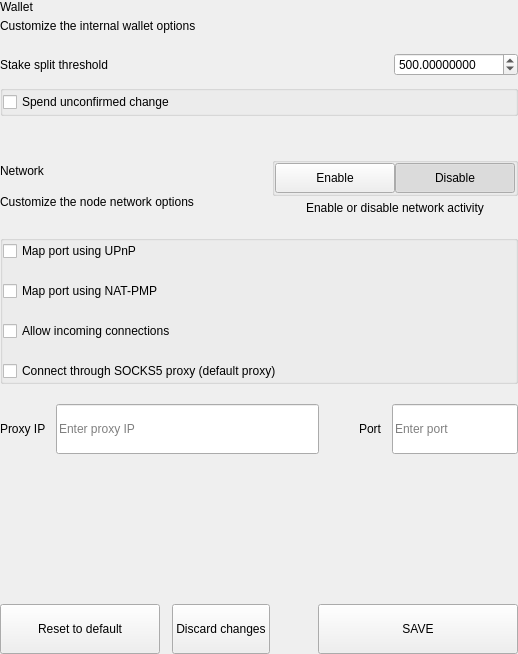
<?xml version="1.0" encoding="UTF-8"?>
<ui version="4.0">
 <class>SettingsWalletOptionsWidget</class>
 <widget class="QWidget" name="SettingsWalletOptionsWidget">
  <property name="geometry">
   <rect>
    <x>0</x>
    <y>0</y>
    <width>518</width>
    <height>654</height>
   </rect>
  </property>
  <property name="windowTitle">
   <string notr="true">N/A</string>
  </property>
  <layout class="QVBoxLayout" name="verticalLayout">
   <property name="spacing">
    <number>0</number>
   </property>
   <property name="leftMargin">
    <number>0</number>
   </property>
   <property name="topMargin">
    <number>0</number>
   </property>
   <property name="rightMargin">
    <number>0</number>
   </property>
   <property name="bottomMargin">
    <number>0</number>
   </property>
   <item>
    <widget class="QWidget" name="left" native="true">
     <layout class="QVBoxLayout" name="verticalLayout_1">
      <property name="leftMargin">
       <number>0</number>
      </property>
      <property name="topMargin">
       <number>0</number>
      </property>
      <property name="rightMargin">
       <number>0</number>
      </property>
      <property name="bottomMargin">
       <number>0</number>
      </property>
      <item>
       <layout class="QVBoxLayout" name="verticalLayout_2">
        <property name="spacing">
         <number>0</number>
        </property>
        <item>
         <layout class="QHBoxLayout" name="horizontalLayout">
          <property name="spacing">
           <number>0</number>
          </property>
          <item>
           <layout class="QVBoxLayout" name="verticalLayoutTitle">
            <property name="spacing">
             <number>5</number>
            </property>
            <item>
             <widget class="QLabel" name="labelTitle">
              <property name="text">
               <string>Wallet</string>
              </property>
             </widget>
            </item>
            <item>
             <widget class="QLabel" name="labelSubtitle1">
              <property name="text">
               <string>Customize the internal wallet options</string>
              </property>
              <property name="wordWrap">
               <bool>true</bool>
              </property>
             </widget>
            </item>
           </layout>
          </item>
         </layout>
        </item>
        <item>
         <spacer name="verticalSpacer">
          <property name="orientation">
           <enum>Qt::Vertical</enum>
          </property>
          <property name="sizeType">
           <enum>QSizePolicy::Fixed</enum>
          </property>
          <property name="sizeHint" stdset="0">
           <size>
            <width>20</width>
            <height>20</height>
           </size>
          </property>
         </spacer>
        </item>
        <item>
         <layout class="QHBoxLayout" name="horizontalLayout_1">
          <property name="bottomMargin">
           <number>9</number>
          </property>
          <item>
           <widget class="QLabel" name="labelTitleStake">
            <property name="text">
             <string>Stake split threshold</string>
            </property>
           </widget>
          </item>
          <item>
           <spacer name="horizontalSpacer">
            <property name="orientation">
             <enum>Qt::Horizontal</enum>
            </property>
            <property name="sizeHint" stdset="0">
             <size>
              <width>40</width>
              <height>20</height>
             </size>
            </property>
           </spacer>
          </item>
          <item>
           <widget class="QDoubleSpinBox" name="spinBoxStakeSplitThreshold">
            <property name="decimals">
             <number>8</number>
            </property>
            <property name="minimum">
             <number>0</number>
            </property>
            <property name="maximum">
             <number>999999</number>
            </property>
            <property name="value">
             <number>500</number>
            </property>
           </widget>
          </item>
         </layout>
        </item>
        <item>
         <widget class="QGroupBox" name="groupBox">
          <property name="title">
           <string/>
          </property>
          <layout class="QVBoxLayout" name="verticalLayout_3">
           <property name="spacing">
            <number>20</number>
           </property>
           <property name="leftMargin">
            <number>0</number>
           </property>
           <property name="topMargin">
            <number>0</number>
           </property>
           <property name="rightMargin">
            <number>0</number>
           </property>
           <property name="bottomMargin">
            <number>0</number>
           </property>
           <item>
            <widget class="QCheckBox" name="radioButtonSpend">
             <property name="text">
              <string>Spend unconfirmed change</string>
             </property>
            </widget>
           </item>
          </layout>
         </widget>
        </item>
        <item>
         <spacer name="verticalSpacer_1">
          <property name="orientation">
           <enum>Qt::Vertical</enum>
          </property>
          <property name="sizeType">
           <enum>QSizePolicy::Fixed</enum>
          </property>
          <property name="sizeHint" stdset="0">
           <size>
            <width>20</width>
            <height>20</height>
           </size>
          </property>
         </spacer>
        </item>
        <item>
         <widget class="QLabel" name="labelDivider">
          <property name="minimumSize">
           <size>
            <width>0</width>
            <height>1</height>
           </size>
          </property>
          <property name="maximumSize">
           <size>
            <width>16777215</width>
            <height>1</height>
           </size>
          </property>
          <property name="text">
           <string/>
          </property>
         </widget>
        </item>
        <item>
         <spacer name="verticalSpacer_2">
          <property name="orientation">
           <enum>Qt::Vertical</enum>
          </property>
          <property name="sizeType">
           <enum>QSizePolicy::Fixed</enum>
          </property>
          <property name="sizeHint" stdset="0">
           <size>
            <width>20</width>
            <height>20</height>
           </size>
          </property>
         </spacer>
        </item>
        <item>
         <layout class="QHBoxLayout" name="horizontalLayout_2">
          <property name="spacing">
           <number>0</number>
          </property>
          <item>
           <layout class="QVBoxLayout" name="verticalLayoutTitle_1">
            <property name="spacing">
             <number>5</number>
            </property>
            <item>
             <widget class="QLabel" name="labelTitleNetwork">
              <property name="text">
               <string>Network</string>
              </property>
             </widget>
            </item>
            <item>
             <widget class="QLabel" name="labelSubtitleNetwork">
              <property name="text">
               <string>Customize the node network options</string>
              </property>
              <property name="wordWrap">
               <bool>true</bool>
              </property>
             </widget>
            </item>
           </layout>
          </item>
          <item>
           <spacer name="horizontalSpacerNetwork">
            <property name="orientation">
             <enum>Qt::Horizontal</enum>
            </property>
            <property name="sizeType">
             <enum>QSizePolicy::Minimum</enum>
            </property>
            <property name="sizeHint" stdset="0">
             <size>
              <width>40</width>
              <height>20</height>
             </size>
            </property>
           </spacer>
          </item>
          <item alignment="Qt::AlignRight">
           <widget class="QWidget" name="containerNetworkActivity" native="true">
            <property name="sizePolicy">
             <sizepolicy hsizetype="Minimum" vsizetype="Minimum">
              <horstretch>0</horstretch>
              <verstretch>0</verstretch>
             </sizepolicy>
            </property>
            <layout class="QVBoxLayout" name="verticalLayout_5">
             <property name="spacing">
              <number>5</number>
             </property>
             <property name="leftMargin">
              <number>0</number>
             </property>
             <property name="topMargin">
              <number>0</number>
             </property>
             <property name="rightMargin">
              <number>0</number>
             </property>
             <property name="bottomMargin">
              <number>0</number>
             </property>
             <item>
              <widget class="QGroupBox" name="groupBox_2">
               <property name="styleSheet">
                <string notr="true"/>
               </property>
               <property name="title">
                <string/>
               </property>
               <property name="alignment">
                <set>Qt::AlignCenter</set>
               </property>
               <layout class="QHBoxLayout" name="horizontalLayout_7">
                <property name="spacing">
                 <number>0</number>
                </property>
                <property name="leftMargin">
                 <number>0</number>
                </property>
                <property name="topMargin">
                 <number>0</number>
                </property>
                <property name="rightMargin">
                 <number>0</number>
                </property>
                <property name="bottomMargin">
                 <number>0</number>
                </property>
                <item alignment="Qt::AlignRight">
                 <widget class="QPushButton" name="pushNetEnable">
                  <property name="minimumSize">
                   <size>
                    <width>120</width>
                    <height>30</height>
                   </size>
                  </property>
                  <property name="maximumSize">
                   <size>
                    <width>120</width>
                    <height>30</height>
                   </size>
                  </property>
                  <property name="focusPolicy">
                   <enum>Qt::NoFocus</enum>
                  </property>
                  <property name="text">
                   <string>Enable</string>
                  </property>
                  <property name="checkable">
                   <bool>true</bool>
                  </property>
                  <property name="autoExclusive">
                   <bool>true</bool>
                  </property>
                 </widget>
                </item>
                <item alignment="Qt::AlignLeft">
                 <widget class="QPushButton" name="pushNetDisable">
                  <property name="minimumSize">
                   <size>
                    <width>120</width>
                    <height>30</height>
                   </size>
                  </property>
                  <property name="maximumSize">
                   <size>
                    <width>120</width>
                    <height>30</height>
                   </size>
                  </property>
                  <property name="focusPolicy">
                   <enum>Qt::NoFocus</enum>
                  </property>
                  <property name="text">
                   <string>Disable</string>
                  </property>
                  <property name="checkable">
                   <bool>true</bool>
                  </property>
                  <property name="checked">
                   <bool>true</bool>
                  </property>
                  <property name="autoExclusive">
                   <bool>true</bool>
                  </property>
                 </widget>
                </item>
               </layout>
              </widget>
             </item>
             <item>
              <widget class="QLabel" name="labelNetActivity">
               <property name="styleSheet">
                <string notr="true"/>
               </property>
               <property name="text">
                <string>Enable or disable network activity</string>
               </property>
               <property name="alignment">
                <set>Qt::AlignCenter</set>
               </property>
               <property name="indent">
                <number>0</number>
               </property>
              </widget>
             </item>
            </layout>
           </widget>
          </item>
         </layout>
        </item>
        <item>
         <spacer name="verticalSpacer_3">
          <property name="orientation">
           <enum>Qt::Vertical</enum>
          </property>
          <property name="sizeType">
           <enum>QSizePolicy::Fixed</enum>
          </property>
          <property name="sizeHint" stdset="0">
           <size>
            <width>20</width>
            <height>20</height>
           </size>
          </property>
         </spacer>
        </item>
        <item>
         <widget class="QGroupBox" name="groupBox_1">
          <property name="title">
           <string/>
          </property>
          <layout class="QVBoxLayout" name="verticalLayout_4">
           <property name="spacing">
            <number>20</number>
           </property>
           <property name="leftMargin">
            <number>0</number>
           </property>
           <property name="topMargin">
            <number>0</number>
           </property>
           <property name="rightMargin">
            <number>0</number>
           </property>
           <property name="bottomMargin">
            <number>0</number>
           </property>
           <item>
            <widget class="QCheckBox" name="mapPortUpnp">
             <property name="text">
              <string>Map port using UPnP</string>
             </property>
            </widget>
           </item>
           <item>
            <widget class="QCheckBox" name="mapPortNatpmp">
             <property name="toolTip">
              <string>Automatically open the LATS client port on the router. This only works when your router supports NAT-PMP and it is enabled. The external port could be random.</string>
             </property>
             <property name="text">
              <string>Map port using NAT-PMP</string>
             </property>
            </widget>
           </item>
           <item>
            <widget class="QCheckBox" name="checkBoxAllow">
             <property name="text">
              <string>Allow incoming connections</string>
             </property>
            </widget>
           </item>
           <item>
            <widget class="QCheckBox" name="checkBoxConnect">
             <property name="text">
              <string>Connect through SOCKS5 proxy (default proxy)</string>
             </property>
            </widget>
           </item>
          </layout>
         </widget>
        </item>
        <item>
         <spacer name="verticalSpacer_4">
          <property name="orientation">
           <enum>Qt::Vertical</enum>
          </property>
          <property name="sizeType">
           <enum>QSizePolicy::Fixed</enum>
          </property>
          <property name="sizeHint" stdset="0">
           <size>
            <width>20</width>
            <height>20</height>
           </size>
          </property>
         </spacer>
        </item>
        <item>
         <layout class="QHBoxLayout" name="horizontalLayout_3" stretch="2,0,1">
          <property name="spacing">
           <number>0</number>
          </property>
          <item>
           <layout class="QHBoxLayout" name="horizontalLayout_4">
            <property name="spacing">
             <number>10</number>
            </property>
            <item>
             <widget class="QLabel" name="labelSubtitleProxy">
              <property name="text">
               <string>Proxy IP</string>
              </property>
             </widget>
            </item>
            <item>
             <widget class="QLineEdit" name="lineEditProxy">
              <property name="minimumSize">
               <size>
                <width>0</width>
                <height>50</height>
               </size>
              </property>
              <property name="maximumSize">
               <size>
                <width>16777215</width>
                <height>50</height>
               </size>
              </property>
              <property name="placeholderText">
               <string>Enter proxy IP</string>
              </property>
             </widget>
            </item>
           </layout>
          </item>
          <item>
           <spacer name="horizontalSpacer_1">
            <property name="orientation">
             <enum>Qt::Horizontal</enum>
            </property>
            <property name="sizeHint" stdset="0">
             <size>
              <width>40</width>
              <height>20</height>
             </size>
            </property>
           </spacer>
          </item>
          <item>
           <layout class="QHBoxLayout" name="horizontalLayout_5">
            <property name="spacing">
             <number>10</number>
            </property>
            <item>
             <widget class="QLabel" name="labelSubtitlePort">
              <property name="text">
               <string>Port</string>
              </property>
             </widget>
            </item>
            <item>
             <widget class="QLineEdit" name="lineEditPort">
              <property name="minimumSize">
               <size>
                <width>0</width>
                <height>50</height>
               </size>
              </property>
              <property name="maximumSize">
               <size>
                <width>16777215</width>
                <height>50</height>
               </size>
              </property>
              <property name="placeholderText">
               <string>Enter port</string>
              </property>
             </widget>
            </item>
           </layout>
          </item>
         </layout>
        </item>
        <item>
         <spacer name="verticalSpacer_5">
          <property name="orientation">
           <enum>Qt::Vertical</enum>
          </property>
          <property name="sizeHint" stdset="0">
           <size>
            <width>20</width>
            <height>40</height>
           </size>
          </property>
         </spacer>
        </item>
        <item>
         <layout class="QHBoxLayout" name="horizontalLayout_6">
          <property name="spacing">
           <number>12</number>
          </property>
          <item>
           <widget class="QPushButton" name="pushButtonReset">
            <property name="minimumSize">
             <size>
              <width>160</width>
              <height>50</height>
             </size>
            </property>
            <property name="maximumSize">
             <size>
              <width>50</width>
              <height>16777215</height>
             </size>
            </property>
            <property name="focusPolicy">
             <enum>Qt::NoFocus</enum>
            </property>
            <property name="text">
             <string>Reset to default</string>
            </property>
           </widget>
          </item>
          <item>
           <widget class="QPushButton" name="pushButtonClean">
            <property name="minimumSize">
             <size>
              <width>0</width>
              <height>50</height>
             </size>
            </property>
            <property name="focusPolicy">
             <enum>Qt::NoFocus</enum>
            </property>
            <property name="text">
             <string>Discard changes</string>
            </property>
           </widget>
          </item>
          <item>
           <spacer name="horizontalSpacer_2">
            <property name="orientation">
             <enum>Qt::Horizontal</enum>
            </property>
            <property name="sizeType">
             <enum>QSizePolicy::Expanding</enum>
            </property>
            <property name="sizeHint" stdset="0">
             <size>
              <width>40</width>
              <height>20</height>
             </size>
            </property>
           </spacer>
          </item>
          <item>
           <widget class="QPushButton" name="pushButtonSave">
            <property name="minimumSize">
             <size>
              <width>200</width>
              <height>50</height>
             </size>
            </property>
            <property name="maximumSize">
             <size>
              <width>200</width>
              <height>50</height>
             </size>
            </property>
            <property name="focusPolicy">
             <enum>Qt::NoFocus</enum>
            </property>
            <property name="text">
             <string>SAVE</string>
            </property>
           </widget>
          </item>
         </layout>
        </item>
       </layout>
      </item>
     </layout>
    </widget>
   </item>
  </layout>
 </widget>
 <resources/>
 <connections/>
</ui>
